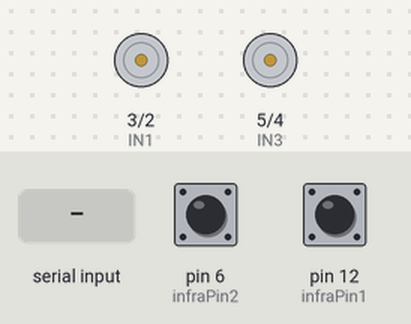
The sketch below on a simulated Arduino Uno, built with avr-gcc and run on an emulated ATmega328P. Parts: motor-driver pin pairs drawn as motors (green arrow = first pin HIGH = forward, orange = second pin HIGH = backward, longer = more drive, scaled by the enable pin). The test bench sets the inputs (shaded band); at power-on: pin 6 (infraPin2) HIGH, pin 12 (infraPin1) HIGH.

Above: at 1.2 s.
1.3 s: "a" received over Serial
At 2.1 s:
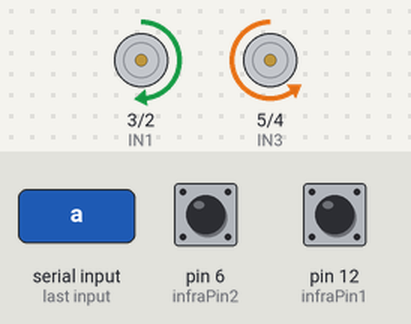
3.8 s: "b" received over Serial
At 4.4 s:
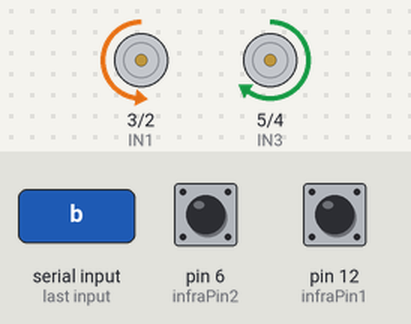
Timing chart, 0 to 6.8 s (numbered marks = the images above; inputs shaded):
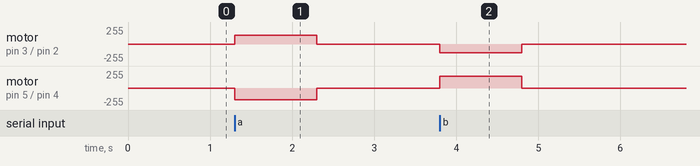

The sketch:

motor_giro.ino
```cpp
//Pines para motor de la derecha
int enB = 10;//Habilita entrada PWM
int IN3 = 5;
int IN4 = 4;

//Pines para motor de la izquierda
int enA = 11;//Habilita entrada PWM
int IN1 = 3;
int IN2 = 2;

//Inicializar valores digitales de sensores
int valorInfra1= 0;
int valorInfra2=0;

//Pines para sensores Tracker son inicializadas
int infraPin1= 12;
int infraPin2=6;

int lectura=0;
/********************PROGRAM**********************/
//FALTA VER COMO AVANZAR DE NUEVO
void setup()
{
  //Definición de pines de salida y entrada
  pinMode (IN4, OUTPUT);    // Input4 conectada al pin 4
  pinMode (IN3, OUTPUT);    // Input3 conectada al pin 5

  pinMode (IN1, OUTPUT);    // Input4 conectada al pin 4
  pinMode (IN2, OUTPUT);

  pinMode(enA, OUTPUT);
  pinMode(enB, OUTPUT);

  pinMode(infraPin1,INPUT);
  pinMode(infraPin2,INPUT);

  Serial.begin(9600);
}

void loop()
{
AVANZAR:
  //Lectura de sensores infrarrojos
  valorInfra1=digitalRead(infraPin1);
  valorInfra2=digitalRead(infraPin2);

  //ValorInfra1-->sensor derecha
  //ValorInfra2-->sensor izquierda

  //Sensores "leen" negro
  if (valorInfra2 == LOW && valorInfra1==LOW)
  { //Avanza directo
    // Motor de la derecha(D)
    digitalWrite (IN4, LOW);
    digitalWrite (IN3, HIGH);
    analogWrite(enA, 110);//110

   //Motor de la izquierda
    digitalWrite (IN1, LOW);//
    digitalWrite (IN2, HIGH);
    analogWrite(enB, 145);//200
    delay(200);
  }
  else
  if (valorInfra2==LOW && valorInfra1==HIGH)
  {/*Se MUEVE  motor de la izquierda y sigue girando el motor
    de la derecha*/
    digitalWrite(IN2,LOW);
    digitalWrite (IN4, LOW);
    digitalWrite (IN3, HIGH);
    analogWrite(enA, 110);
    delay(200);
  }
  else
  if(valorInfra2==HIGH && valorInfra1==LOW) //AVANZA MOTOR DERECHA
  {
    digitalWrite(IN3,LOW);
    digitalWrite (IN1, LOW);//ahora derecha
    digitalWrite (IN2, HIGH);
    analogWrite(enB, 145);
  }
  else
  if(valorInfra2==HIGH && valorInfra1==HIGH)  //LEE BLANCO ,AMBOS SENSORES
  {
    digitalWrite (IN4, LOW);
    digitalWrite (IN2, LOW);
    digitalWrite (IN3, LOW);
    digitalWrite (IN1, LOW);
   int lectura;
    while(true)
    {
    if(Serial.available()>0)
    {
      lectura=Serial.read();
      if (lectura=='a')//RETROCEDE
      {/*retrocede por un momento sin sensar para "entrar" en
        la línea negra.*/
        digitalWrite(IN4,HIGH);
        digitalWrite(IN3,LOW);
        analogWrite(enA,130);

        digitalWrite(IN1,HIGH);
        digitalWrite(IN2,LOW);
        analogWrite(enB,175);
        delay(1000);
       //EMPIENZA A SENSAR
        while(true)
        {
          valorInfra1=digitalRead(infraPin1);
          valorInfra2=digitalRead(infraPin2);

          if(valorInfra2==LOW && valorInfra1==LOW)
          {
            //ahora motor izquierda
            digitalWrite(IN4,HIGH);
            digitalWrite(IN3,LOW);
            analogWrite(enA,160);//

            //ahora motor derecha
            digitalWrite(IN1,HIGH);
            digitalWrite(IN2,LOW);
            analogWrite(enB,175);
          }
          else
          if(valorInfra2==LOW && valorInfra1==HIGH)
          {
            digitalWrite(IN4,LOW);
            digitalWrite(IN1,HIGH);
            digitalWrite(IN2,LOW);
            analogWrite(enB,175);
          }
          else
          if(valorInfra2==HIGH && valorInfra1==LOW)
          {
            digitalWrite(IN1,LOW);
            digitalWrite(IN4,HIGH);
            digitalWrite(IN3,LOW);
            analogWrite(enA,160);

          }
          else
          if(valorInfra2==HIGH && valorInfra1==HIGH)
          {
            digitalWrite(IN1,LOW);
            digitalWrite(IN4,LOW);
            digitalWrite(IN3, LOW);
            digitalWrite(IN1, LOW);
            goto hola;
          }
        }
      }
      else
      hola:
      if(lectura=='b')//SIGUE AVANZANDO
      {/*avanza por un momento sin sensar,luego debe llegar a
       línea negra.idiota.*/
        //Motor de la derecha
        digitalWrite (IN4, LOW);
        digitalWrite (IN3, HIGH);
        analogWrite(enA, 130);

        //Motor de la izquierda
        digitalWrite (IN1, LOW);
        digitalWrite (IN2, HIGH);
        analogWrite(enB, 175);
        delay(1000);
        goto AVANZAR;
       }
    }
   }//llave primer while
  }

}
```

Measured:
- after the input at 1.3 s, motor on pin 3 (IN1) / pin 2 (IN2): stopped → forward 130/255 at once, → stopped 1.0 s later; motor on pin 5 (IN3) / pin 4 (IN4): stopped → backward 175/255 at once, → stopped 1.0 s later
- after the input at 3.8 s, motor on pin 3 (IN1) / pin 2 (IN2): stopped → backward 130/255 at once, → stopped 1.0 s later; motor on pin 5 (IN3) / pin 4 (IN4): stopped → forward 175/255 at once, → stopped 1.0 s later
